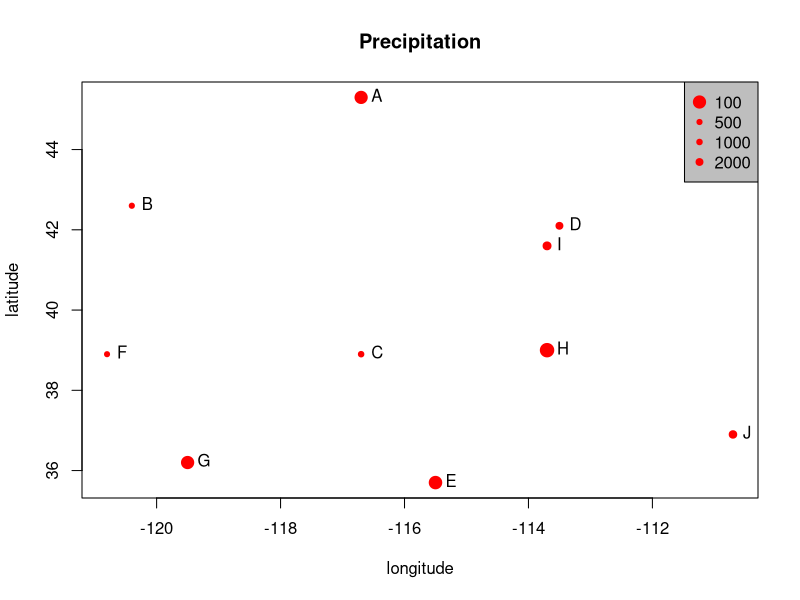
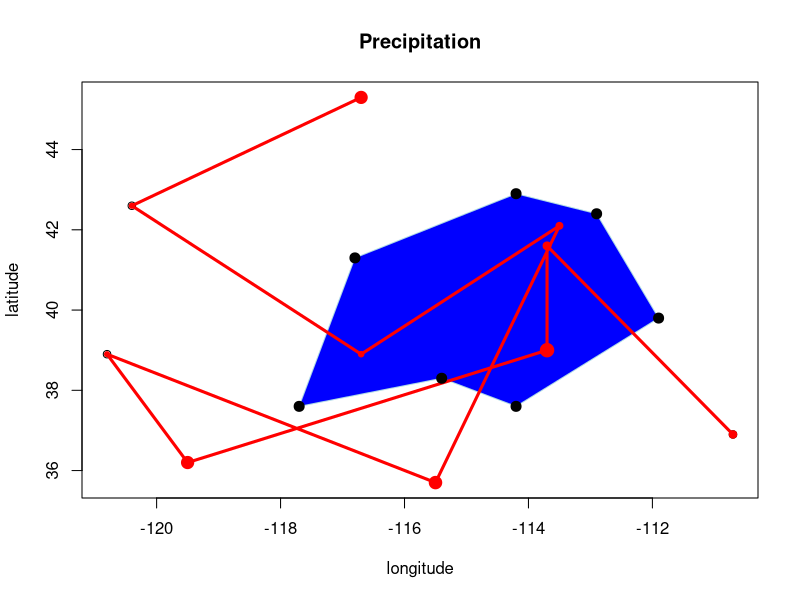

Recreate these plots in R, in order.
name <- LETTERS[1:10]
longitude <- c(-116.7, -120.4, -116.7, -113.5, -115.5, -120.8, -119.5, -113.7, -113.7, -110.7)
latitude <- c(45.3, 42.6, 38.9, 42.1, 35.7, 38.9, 36.2, 39, 41.6, 36.9)
stations <- cbind(longitude, latitude)

# Simulated rainfall data
set.seed(0)
precip <- (runif(length(latitude))*10)^3
psize <- 1 + precip/500
plot(stations, cex=psize, pch=20, col='red', main='Precipitation')

# add names to plot
text(stations, name, pos=4)

# add a legend
breaks <- c(100, 500, 1000, 2000)
legend("topright", legend=breaks, pch=20, pt.cex=psize, col='red', bg='gray')
lon <- c(-116.8, -114.2, -112.9, -111.9, -114.2, -115.4, -117.7)
lat <- c(41.3, 42.9, 42.4, 39.8, 37.6, 38.3, 37.6)
x <- cbind(lon, lat)

plot(stations, main='Precipitation')

polygon(x, col='blue', border='light blue')
lines(stations, lwd=3, col='red')
points(x, cex=2, pch=20)
points(stations, cex=psize, pch=20, col='red', main='Precipitation')

 wst <- data.frame(longitude, latitude, name, precip)
 wst
